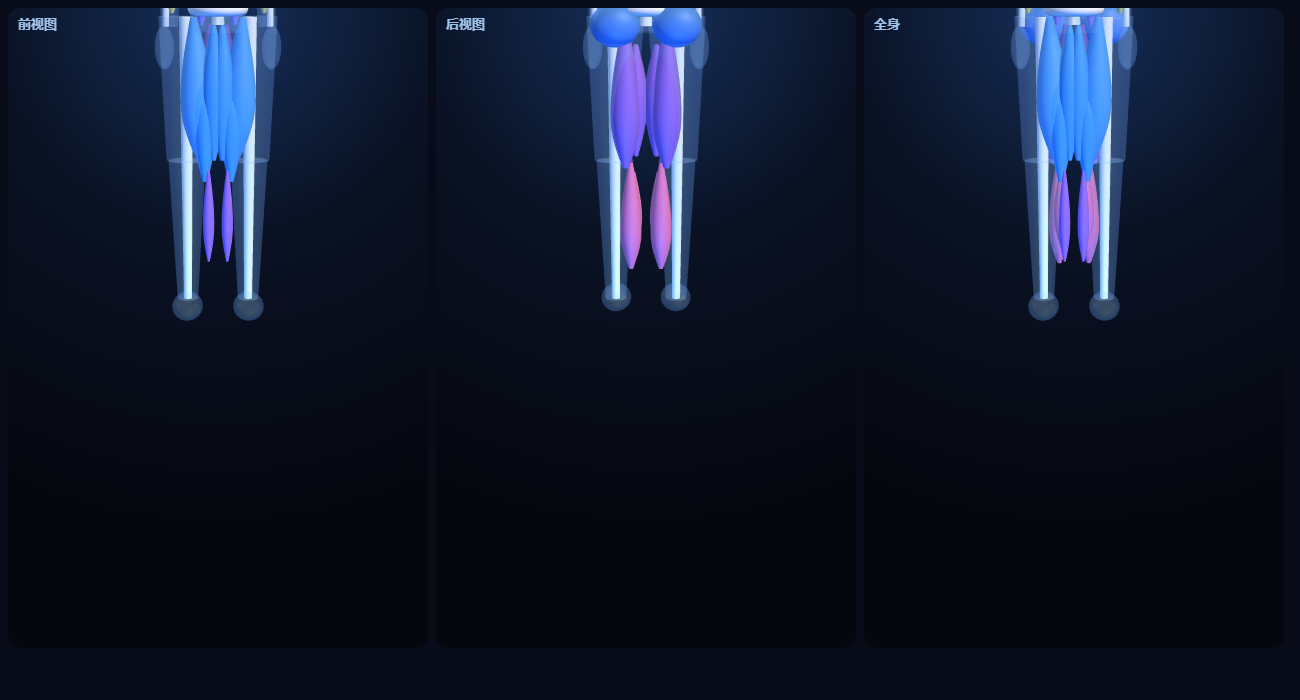
#> input picture worker/test/shots/anatomy.png, 1300 x 700 px
$ python make_icon.py ../worker/test/shots/anatomy.png
#> lines starting #> are read from the running program, lines starting #| are printed output that depends on the picture; after the words box and inside, x2 and y2 are one past the last pixel; in counts of white or black regions, pixels touching at a corner belong together
#> in main, src is the input picture: PIL image 1300x700 RGB; mean R, G, B 15.8, 24.1, 43.8
"""Generate yuan-Gym icons from the master artwork.

Removes the black corners (outside the rounded square) by flood-filling
from each corner, then exports the standard icon set + favicon.

Usage:  python tools/make_icon.py <source-image>
"""
import os
import sys
from PIL import Image, ImageDraw, ImageFilter

ROOT = os.path.dirname(os.path.dirname(os.path.abspath(__file__)))
OUT_DIRS = [
    os.path.join(ROOT, "yuan-gym", "public", "icons"),
    os.path.join(ROOT, "design", "icons"),
]

SIZES = [512, 384, 256, 192, 180, 152, 144, 128, 120, 96, 72, 64, 48, 32]


def cut_corners(src: Image.Image) -> Image.Image:
    """Flood-fill near-black from the four corners, then make it transparent."""
    rgb = src.convert("RGB")
    w, h = rgb.size
#> w = 1300; h = 700
    work = rgb.copy()
    marker = (255, 0, 255)
    for xy in [(0, 0), (w - 1, 0), (0, h - 1), (w - 1, h - 1)]:
        ImageDraw.floodfill(work, xy, marker, thresh=45)
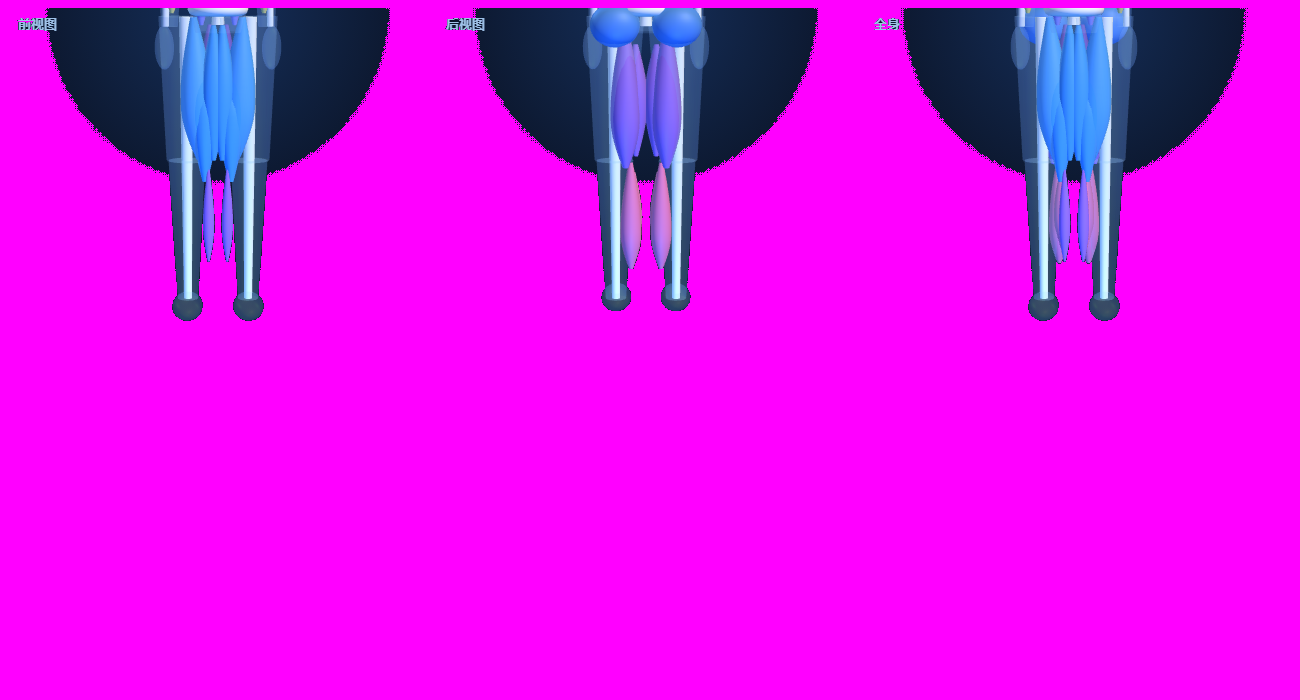
#> work: PIL image 1300x700 RGB; mean R, G, B 217.3, 14.2, 231.2

    px = work.load()
    out = rgb.convert("RGBA")
    opx = out.load()
    for y in range(h):
        for x in range(w):
            if px[x, y] == marker:
                opx[x, y] = (0, 0, 0, 0)

    # Build a clean alpha channel: 0 outside, 255 inside, then feather 1px.
    alpha = out.split()[3]
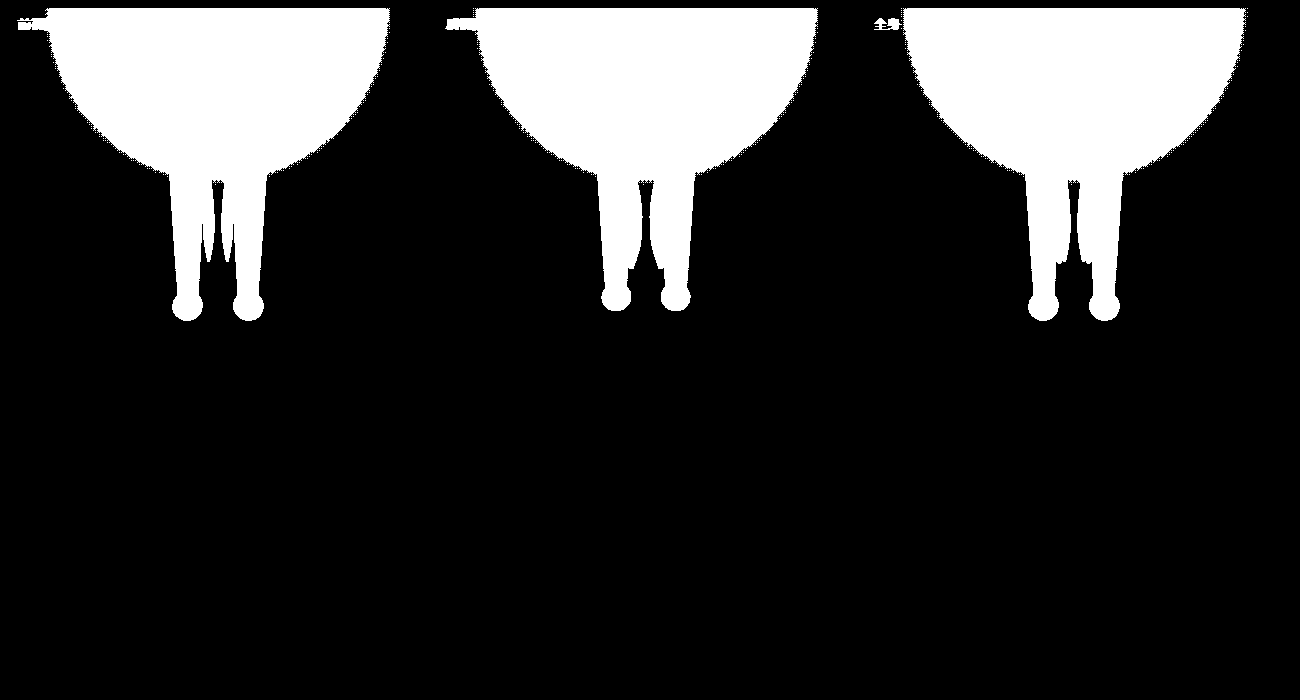
#> alpha: PIL image 1300x700 L; 18.6% white; 209 white regions (205 under 20 px), largest, box (x1, y1, x2, y2) and area: (17, 8, 390, 321) 56527, (903, 8, 1246, 321) 56404, (445, 8, 818, 311) 56232, (874, 18, 902, 30) 204
    alpha = alpha.filter(ImageFilter.GaussianBlur(0.8))
    # Re-sharpen the plateau so the interior stays fully opaque.
    alpha = alpha.point(lambda v: 255 if v > 178 else (0 if v < 78 else v))
    out.putalpha(alpha)
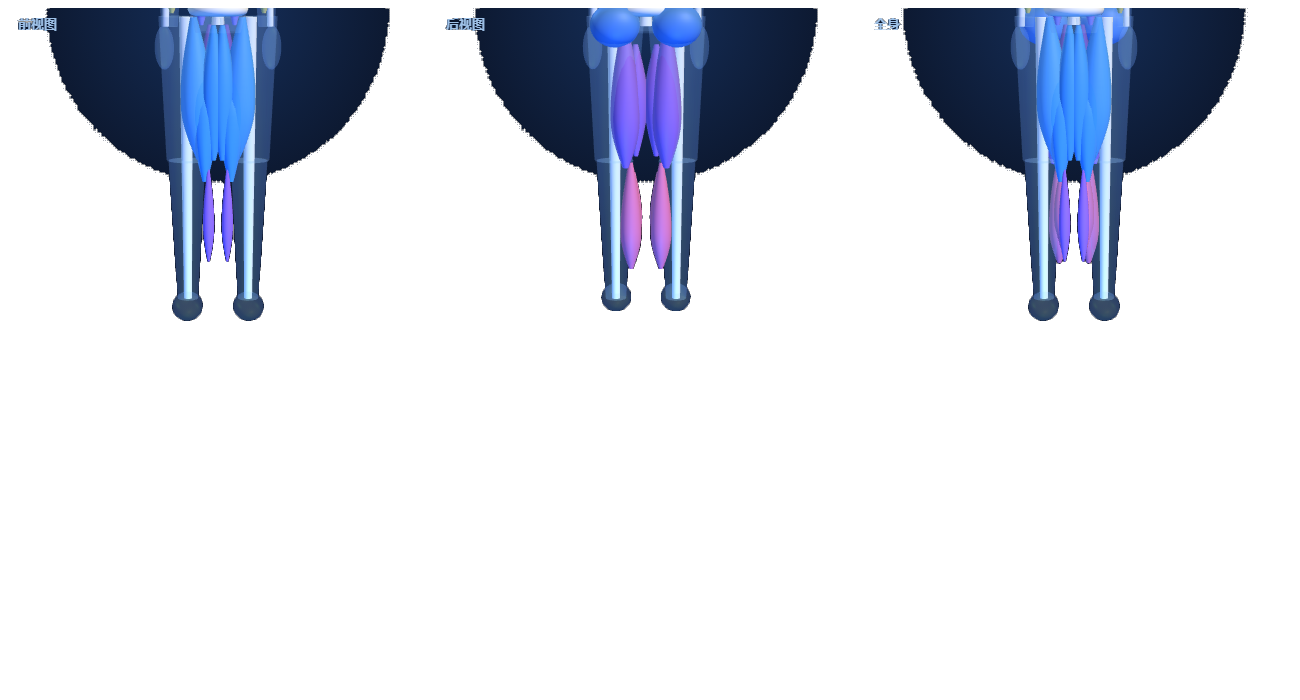
#> out: PIL image 1300x700 RGBA; mean R, G, B, A 9.9, 14.2, 23.7, 47.5; transparent parts drawn white
    return out


def main() -> None:
    if len(sys.argv) < 2:
        raise SystemExit("usage: make_icon.py <source-image>")
    src = Image.open(sys.argv[1]).convert("RGB")
    icon = cut_corners(src)

    # Square canvas, centered, so every size keeps the same framing.
    side = max(icon.size)
#> side = 1300
    canvas = Image.new("RGBA", (side, side), (0, 0, 0, 0))
#> canvas: PIL image 1300x1300 RGBA; every value is 0
    canvas.paste(icon, ((side - icon.size[0]) // 2, (side - icon.size[1]) // 2), icon)
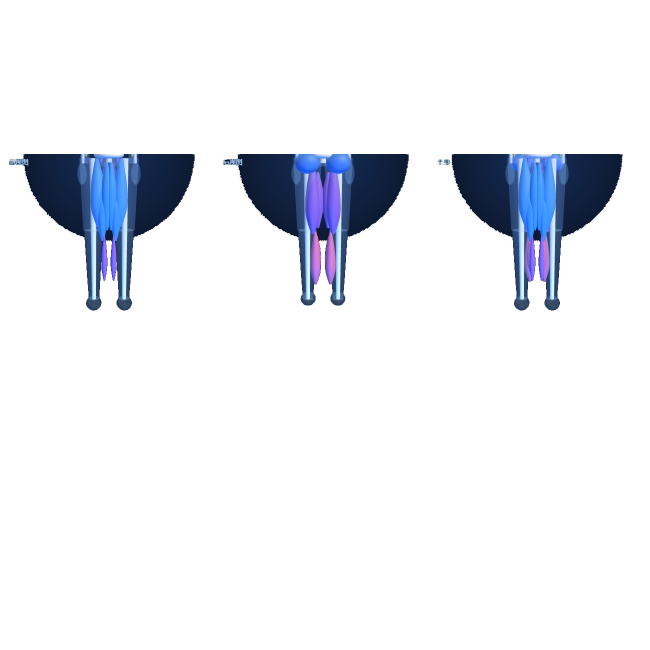
#> canvas: PIL image 1300x1300 RGBA (shown at 1/2 size); mean R, G, B, A 5.3, 7.6, 12.7, 25.5; transparent parts drawn white

    for d in OUT_DIRS:
        os.makedirs(d, exist_ok=True)

    master = canvas.resize((1024, 1024), Image.LANCZOS)
    for d in OUT_DIRS:
        master.save(os.path.join(d, "icon-1024.png"))
    for size in SIZES:
        img = canvas.resize((size, size), Image.LANCZOS)
        for d in OUT_DIRS:
            img.save(os.path.join(d, f"icon-{size}.png"))
#> this loop made 14 passes
#> pass 1, in main, `img = canvas.resize((size, size), Image.LANCZOS)`:
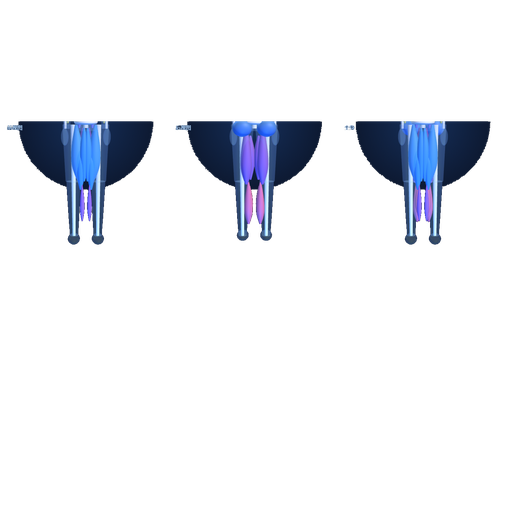
#> img: PIL image 512x512 RGBA; mean R, G, B, A 5.6, 8.1, 13.5, 25.5; transparent parts drawn white
#> after the loop:
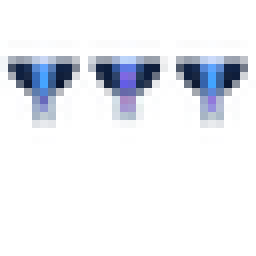
#> img: PIL image 32x32 RGBA (shown 8 times larger); mean R, G, B, A 11.3, 16.7, 27.2, 25.9; transparent parts drawn white

    ico = canvas.resize((256, 256), Image.LANCZOS)
    for d in OUT_DIRS:
        ico.save(
            os.path.join(d, "favicon.ico"),
            sizes=[(16, 16), (32, 32), (48, 48), (64, 64), (128, 128), (256, 256)],
        )
        canvas.resize((180, 180), Image.LANCZOS).save(os.path.join(d, "apple-touch-icon.png"))
#> this loop made 2 passes
#> pass 1, in main, `canvas.resize((180, 180), Image.LANCZOS).save(os.path.join(d, "apple-t..`:
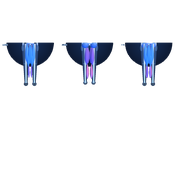
#> saved as apple-touch-icon.png: PIL image 180x180 RGBA; mean R, G, B, A 6.2, 9, 15.2, 25.5; transparent parts drawn white

    print("ok ->", ", ".join(OUT_DIRS))


if __name__ == "__main__":
    main()
